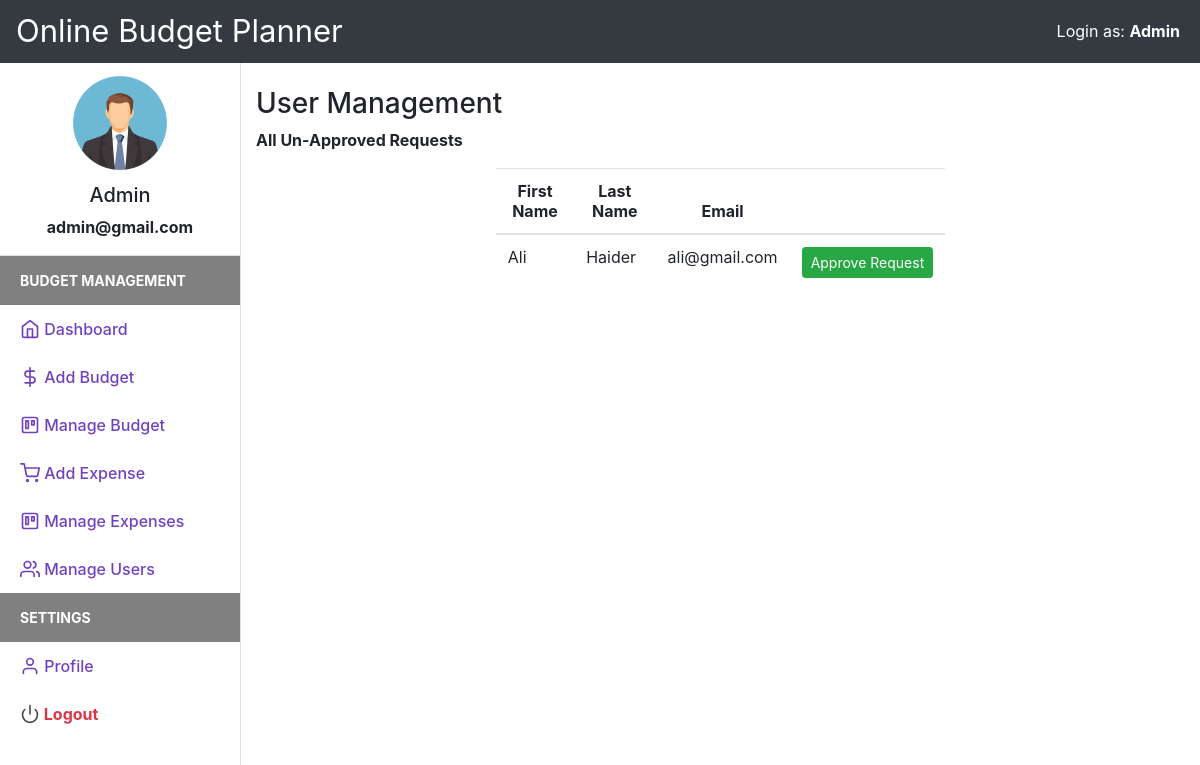
Page /manage_user.php (signed in) on the committed database.
### tables this page shows
CREATE TABLE `users` (
  `user_id` int(11) NOT NULL,
  `firstname` varchar(50) NOT NULL,
  `lastname` varchar(25) NOT NULL,
  `email` varchar(50) NOT NULL,
  `password` varchar(50) NOT NULL,
  `status` varchar(20) DEFAULT 'Inactive',
  `userType` varchar(10) DEFAULT 'User'
);

### session.php (called while the page is built, shortened)
<?php
include("config.php");
$sess_email = $_SESSION["email"];
$sql = "SELECT * FROM users WHERE email = '$sess_email'";
$result = $con->query($sql);
if ($result->num_rows > 0) {
  while($row = $result->fetch_assoc()) {
    $username =$row["firstname"]." ".$row["lastname"];
    $useremail=$row["email"];
    $usertype=$row["userType"];
  }
} else {
    $userid="XYZ";
    $username ="No User";
    $useremail="mailid@domain.com";
    $userprofile="Uploads/default_profile.png";
}
?>

### manage_user.php (the view, shortened to what this page needs)
<?php
include("session.php");
include("header.php");
$query =  "SELECT * FROM users WHERE status ='Inactive'";
$exp_fetched = mysqli_query($con,$query);
?>
<!DOCTYPE html>
<html lang="en">
<head>
    <link href="css/bootstrap.min.css" rel="stylesheet">
    <link href="css/style.css" rel="stylesheet">
</head>
<body>
    <div class="d-flex" id="wrapper">
        <?php
        include("navbar.php");
        ?>
        <div id="page-content-wrapper">
            <div class="container-fluid">
                <h3 class="mt-4">User Management</h3>
                <p>All Un-Approved Requests</p>
                <div class="row justify-content-center">
                    <div class="col-md-6">
                        <table class="table table-responsive">
                            <thead>
                                <tr class="text-center">
                                    <th>First Name</th>
                                    <th>Last Name</th>
                                    <th>Email</th>
                                    <th></th>
                                </tr>
                            </thead>
                            <?php while ($row = mysqli_fetch_array($exp_fetched)) { ?>
                                <tr>
                                    <td> <?php echo $row['firstname']; ?></td>
                                    <td><?php echo $row['lastname']; ?></td>
                                    <td><?php echo $row['email']; ?></td>
                                    <td> <form method="post" action="manage_user.php?uid=<?php echo $row['user_id']; ?>"><input type="submit" class="btn btn-success btn-sm" value="Approve Request"></td></form>
                                </tr>
                            <?php } ?>
                        </table>
                    </div>
                </div>
            </div>
        </div>
    </div>
</body>
</html>

### header.php
<nav class="navbar navbar-expand-lg  bg-dark navbar-dark ">
<div style="font-size:31px;color:white;">Online Budget Planner</div>
<div style="position:absolute;right:20px;color:white;">
<?php echo empty($usertype)?"":"Login as: <b>".$usertype ?>
</div>
</nav>

### navbar.php
<div class="border-right" id="sidebar-wrapper" style="width:300px;">
            <div class="user">
                <img class="img img-fluid rounded-circle" src="uploads/profile1.jpg" width="120">
                <h5><?php echo $username ?></h5>
                <p><?php echo $useremail ?></p>
            </div>
            <div class="sidebar-heading" style="background:gray;color:white;">Budget Management</div>
            <div class="list-group list-group-flush">
                <a href="index.php" class="list-group-item list-group-item-action sidebar-active"><span data-feather="home"></span> Dashboard</a>
                <a href="add_income.php" class="list-group-item list-group-item-action sidebar-active"><span data-feather="dollar-sign"></span> Add Budget</a>
                <a href="manage_income.php" class="list-group-item list-group-item-action sidebar-active"><span data-feather="trello"></span> Manage Budget</a>
                <a href="add_expense.php" class="list-group-item list-group-item-action sidebar-active"><span data-feather="shopping-cart"></span> Add Expense</a>
                <a href="manage_expense.php" class="list-group-item list-group-item-action sidebar-active"><span data-feather="trello"></span> Manage Expenses</a>
               <?php if($usertype=="Admin"){ ?>
                <a href="manage_user.php" class="list-group-item list-group-item-action sidebar-active"><span data-feather="users"></span> Manage Users</a>
           <?php } ?>
            </div>
            <div class="sidebar-heading" style="background:gray;color:white;">Settings </div>
            <div class="list-group list-group-flush">
                <a href="profile.php" class="list-group-item list-group-item-action sidebar-active"><span data-feather="user"></span> Profile</a>
                <a href="logout.php" class="list-group-item list-group-item-action text-danger"><span  data-feather="power"></span> Logout</a>
            </div>
        </div>

### css/style.css (style rules this page uses)
body { background-color: #EFEFEF; }
.feather { width: 20px; height: 20px; stroke: #4D4D4D; stroke-width: 2; stroke-linecap: round; stroke-linejoin: round; fill: none; vertical-align: text-bottom; }
.list-group { background-color: #FFFFFF; }
.list-group-item { border:none; }
.user { text-align: center; border-bottom: 1px solid #ddd; }
.user img { padding: 10px; }
.sidebar-active { color: #6f42c1; font-weight: 500; }
.sidebar-active .feather { stroke: #6f42c1; font-weight: 500; }
#wrapper { overflow-x: hidden; background-color: #fff; }
#sidebar-wrapper { min-height: 100vh; margin-left: -15rem; -webkit-transition: margin .25s ease-out; -moz-transition: margin .25s ease-out; -o-transition: margin .25s ease-out; transition: margin .25s ease-out; }
#sidebar-wrapper .sidebar-heading { padding: 0.875rem 1.25rem; font-size: 14px; font-weight: bold; text-transform: uppercase; color: #999; }
#sidebar-wrapper .list-group { width: 15rem; }
#page-content-wrapper { min-width: 100vw; }
@media (min-width: 768px) { #sidebar-wrapper { margin-left: 0; } }
@media (min-width: 768px) { #page-content-wrapper { min-width: 0; width: 100%; } }
.container-fluid { margin-right: 20px; }

### rows in the picture
users: userType "Admin", username "Admin", email "admin@gmail.com"
users: firstname "Ali", lastname "Haider", email "ali@gmail.com"
